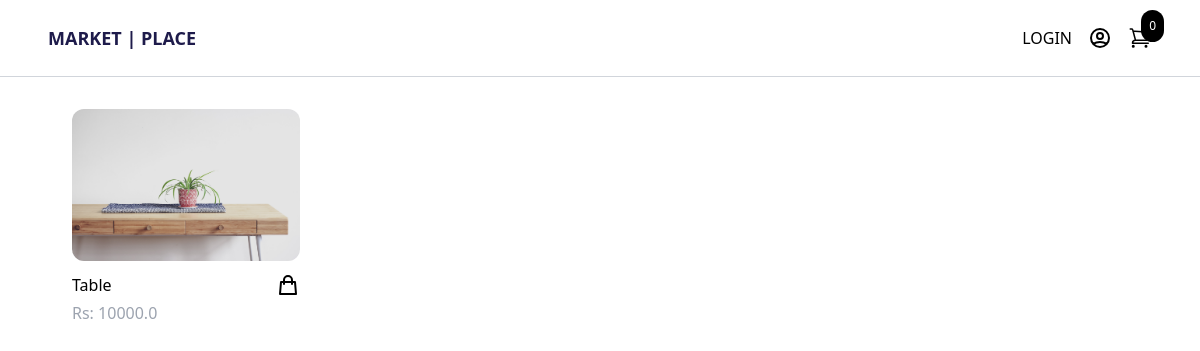
The page /store/ on the database as committed earlier.
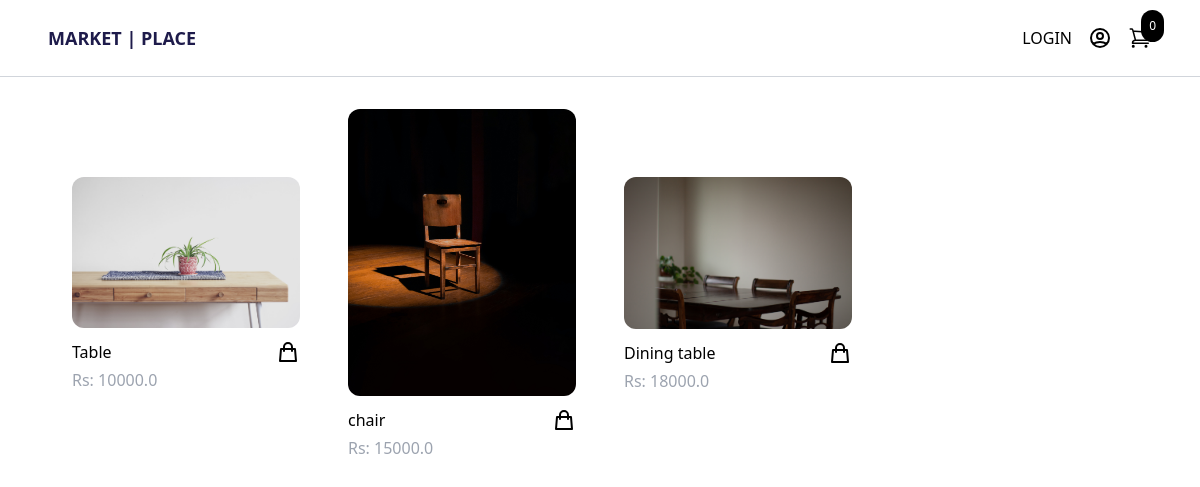
The same page on the database as committed later.
### store/models.py (models this page shows, shortened)
class Product(models.Model):
    name = models.CharField(max_length=255, null=True)
    price = models.FloatField()
    digital = models.BooleanField(default=False, null=True, blank=True)
    image = models.ImageField(blank=True, null=True)

### store/views.py (the view)
# urls.py: path('', include("store.urls"))
def store(request):
    if request.user.is_authenticated:
        customer = request.user.customer
        order, created = Order.objects.get_or_create(customer=customer, complete=False)
        items = order.orderitem_set.all()
        cartItems = order.get_cart_items
    else:
        items = []
        order = {'get_cart_total':0, 'get_cart_items':0,'shipping': False}
        cartItems = order['get_cart_items']
    products = Product.objects.all()
    context = {'products': products, 'cartItems' : cartItems}
    return render(request, 'store/store.html', context)

### store/templates/store/store.html
{% extends 'store/main.html' %}
{% block content %}
<div class="max-w-6xl mx-auto flex flex-wrap items-start py-2 py-6 px-6 xl:px-0">
    <div class="products w-full lg:w-3/4 -mt-4 flex items-center flex-wrap">
        {% for product in products%}
        <div class="w-full md:w-1/3 xl:w-1/4 p-6 rounded-xl">
            <a href="#">
                <img src="{{ product.image.url }}" class="rounded-xl hover:shadow-lg">
            </a>
            <div class="pt-3 flex items-center justify-between">
                <a href="#">{{ product.name }}</a>
                <button data-product={{product.id}} data-action="add"
                    class="text-black-500 hover:text-gray-700 update-cart">
                    <svg xmlns="http://www.w3.org/2000/svg" class="h-6 w-6" fill="none" viewBox="0 0 24 24" stroke="currentColor">
                        <path stroke-linecap="round" stroke-linejoin="round" stroke-width="2" d="M16 11V7a4 4 0 00-8 0v4M5 9h14l1 12H4L5 9z" />
                    </svg>
                </button>
            </div>
            <p class="pt-1 text-gray-400">Rs: {{ product.price }}</p>
        </div>
        {% endfor %}
    </div>
</div>
{% endblock %}

Rows that differ between the two databases and show on the page:
added Product: image (picture), name "chair", price "15000.0"
added Product: image (picture), name "Dining table", price "18000.0"
